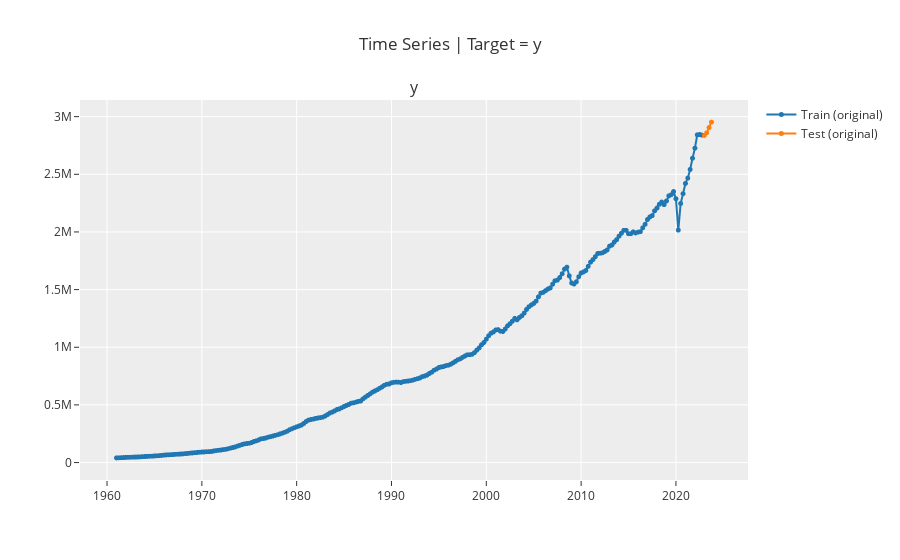

The code cell stored with this chart in its notebook:
### Code cell
plot_model(plot = 'train_test_split')

### Figure 1 — Plotly figure (JSON) as saved in the notebook; plotly's stock layout.template omitted (floating-point values rounded to 4 significant figures; data arrays with more than 128 entries replaced by an {"elided": "..."} marker saying what was removed)
{"data": [{"line": {"color": "rgb(31, 119, 180)", "width": 2}, "marker": {"color": "rgb(31, 119, 180)", "size": 5}, "mode": "lines+markers", "name": "Train (original)", "type": "scattergl", "x": {"elided": "252 str values"}, "xaxis": "x", "y": {"elided": "252 int values"}, "yaxis": "y"}, {"line": {"color": "rgb(255, 127, 14)", "width": 2}, "marker": {"color": "rgb(255, 127, 14)", "size": 5}, "mode": "lines+markers", "name": "Test (original)", "type": "scattergl", "x": {"elided": "252 str values"}, "xaxis": "x", "y": {"elided": "252 int values"}, "yaxis": "y"}], "layout": {"annotations": [{"font": {"size": 16}, "showarrow": false, "text": "y", "x": 0.5, "xanchor": "center", "xref": "paper", "y": 1, "yanchor": "bottom", "yref": "paper"}], "showlegend": true, "title": {"text": "Time Series | Target = y"}, "xaxis": {"anchor": "y", "domain": [0, 1]}, "yaxis": {"anchor": "x", "domain": [0, 1]}}}
